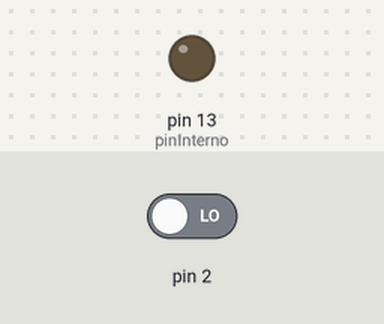
A sketch run on a simulated Arduino Uno, built with avr-gcc and run on an emulated ATmega328P. Shown: output pins drawn as LEDs (lit = HIGH). The test bench sets the inputs (shaded band); at power-on: pin 2 LOW.

Above: at 1.2 s.
1.3 s: pin 2 driven HIGH
At 1.6 s:
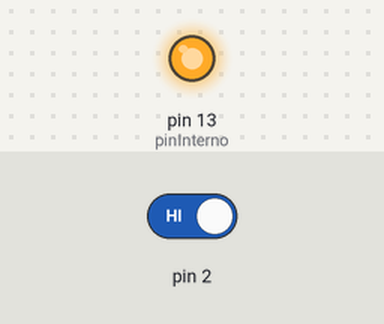
2.8 s: pin 2 driven LOW
At 3.9 s:
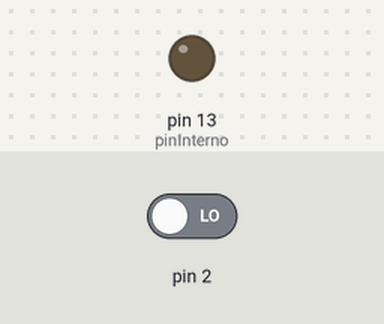
Timing chart, 0 to 5.8 s (numbered marks = the images above; inputs shaded):
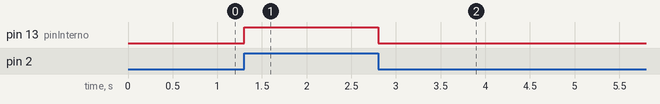

The sketch:

3_pulsador_led_interno.ino
```cpp
//PULSADOR + LED INTERNO
int pinInterno = 13;
void setup() {
  pinMode(2, INPUT);
  pinMode(pinInterno, OUTPUT);

}

void loop() {
  if (digitalRead(2) == HIGH) {
    digitalWrite(pinInterno, HIGH);
  }
  else {
    digitalWrite(pinInterno, LOW);
  }
}
```

Measured:
- after the input at 1.3 s, pin 13 (pinInterno): LOW → HIGH at once
- after the input at 2.8 s, pin 13 (pinInterno): HIGH → LOW at once
